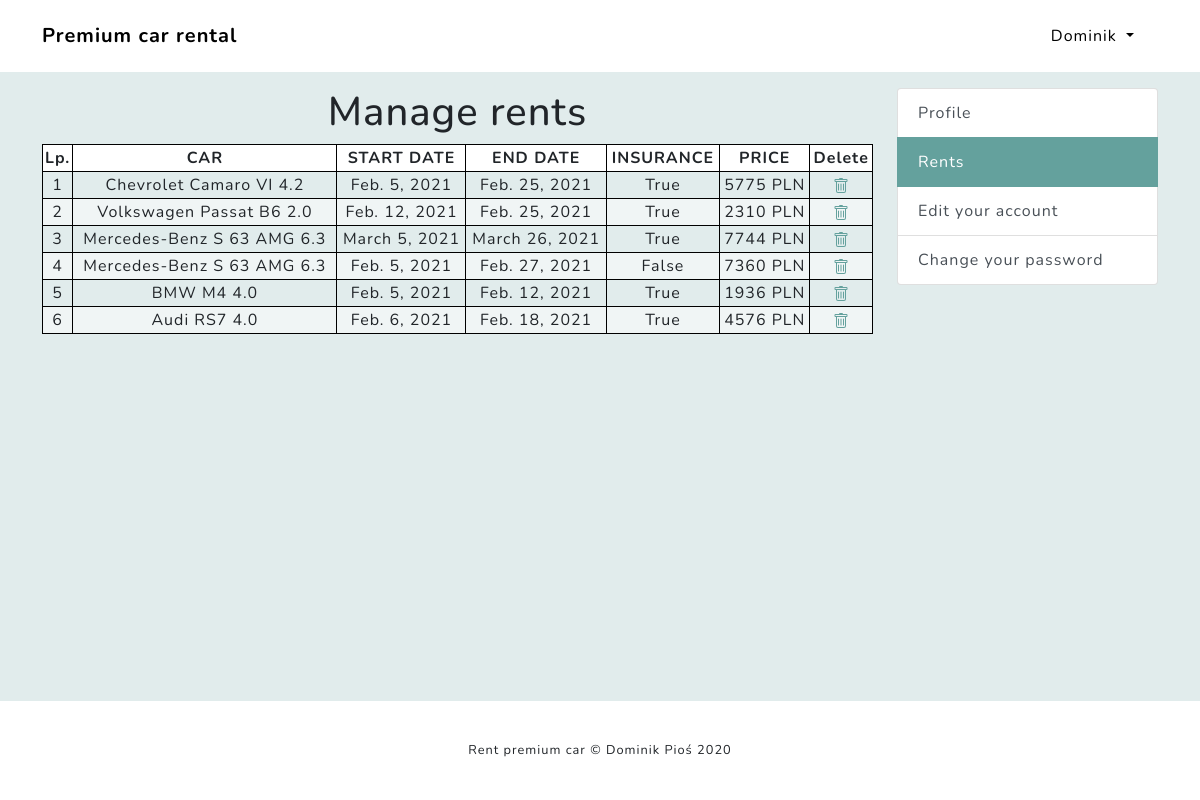
Screenshot of /rents/ (signed in) with the database file from the repository.
### rents/models.py (models this page shows, shortened)
class Rent(models.Model):
	user 					= models.ForeignKey(User, on_delete=models.CASCADE)
	car 					= models.ForeignKey(Car, on_delete=models.CASCADE)
	rent_starts				= models.DateField()
	rent_ends				= models.DateField()
	additional_insurance	= models.BooleanField(default=False)
	price					= models.IntegerField()

### cars/models.py (models this page shows)
class Car(models.Model):
	brand					= models.CharField(max_length=40)
	model 					= models.CharField(max_length=40)
	generation				= models.CharField(max_length=10, null=True, blank=True)
	year_of_production		= models.IntegerField()
	fuel_type				= models.CharField(max_length=40)
	engine					= models.CharField(max_length=10)
	hourse_power			= models.CharField(max_length=10, default='0 hp')
	body_type				= models.CharField(max_length=40)
	seats					= models.IntegerField(default=5)
	doors					= models.IntegerField(default=5)
	acceleration 			= models.CharField(max_length=10)
	max_speed				= models.CharField(max_length=10)
	image					= models.ImageField(upload_to='carimages/')
	to_rent					= models.BooleanField(default=False)
	other_info				= models.TextField(blank=True)
	price					= models.IntegerField()
	class Meta:
		ordering = ('brand',)
	def __str__(self):
		return "{0} {1} {2} {3}".format(self.brand, self.model, self.generation, self.engine)

### userprofile/views.py (the view)
# urls.py: path('rents/', RentsView.as_view(), name='rents'),
@method_decorator(login_required, name='dispatch')
class RentsView(View):
	template_name = 'rents.html'
	rents = None
	context = {
		'active_rents': 'active',
		'title': 'Rents',
	}
	def get(self, request):
		user = request.user
		user_id = user.id
		self.rents = Rent.objects.all().filter(user=user_id)
		self.context['rents'] = list(self.rents)
		return render(request, self.template_name, self.context)

### userprofile/templates/rents.html (shortened to what this page needs)
{% extends 'profileBase.html' %}
{% block content %}
						<div class="all">
							<div class="banner">
								<h1 style="display: inline-block;">Manage rents</h1>
							</div>
							<div class="rest">
								<table id="cars_table">
									<tr>
										<th>Lp.</th>
										<th>CAR</th>
										<th>START DATE</th>
										<th>END DATE</th>
										<th>INSURANCE</th>
										<th>PRICE</th>
										<th>Delete</th>
									</tr>
									{% for rent in rents %}
									<tr>
										<td>{{ forloop.counter }}</td>
										<td>{{ rent.car }}</td>
										<td>{{ rent.rent_starts }}</td>
										<td>{{ rent.rent_ends }}</td>
										<td>{{ rent.additional_insurance }}</td>
										<td>{{ rent.price }} PLN</td>
										<td><a href="/rent_delete/{{ rent.id }}"></a></td>
									</tr>
									{% endfor %}
								</table>
							</div>
						</div><br><br><br><br><br><br>
{% endblock content %}

### templates/navbar.html (shortened to what this page needs)
        <nav class="navbar navbar-expand-lg navbar-light fixed-top navbar-shrink" id="mainNav">
            <div class="container">
                <a class="navbar-brand js-scroll-trigger" href="{% url 'home' %}">Premium car rental</a>
                <div class="collapse navbar-collapse" id="navbarResponsive">
                    <ul class="navbar-nav ml-auto">
                        {% if not user.is_authenticated %}
                        <li class="nav-item"><a class="nav-link" href="{% url 'login' %}">Login</a></li>
                        {% elif user.is_authenticated %}
                        <div class="dropdown show">
                            <a class="nav-link dropdown-toggle" role="button" id="dropdownMenuLink" data-toggle="dropdown" aria-haspopup="true" aria-expanded="false">
                                {{ user.first_name }}
                            </a>
                        </div>
                        {% endif %}
                    </ul>
                </div>
            </div>
        </nav>

### static/css/style.css (style rules this page uses)
html, body { height: 100%; background-color: rgba(100, 161, 157, 0.1); }

### userprofile/templates/rents.html (style rules this page uses)
.all { width: 100%; height: 100%; padding-bottom: 100px; }
.banner { float: left; width: 100%; text-align: center; }
.rest { float: left; width: 100%; }
table { border: 1px solid black; width: 100%; text-align: center; }
th { background-color: white; border: 1px solid black; }
td { border: 1px solid black; }
tr:nth-child(odd) { background-color: rgba(255, 255, 255, 0.5); }

### rows the page displays
Rent: car "Chevrolet Camaro VI 4.2", rent_starts "Feb. 5, 2021", rent_ends "Feb. 25, 2021", additional_insurance "True", price "5775"
Rent: car "Volkswagen Passat B6 2.0", rent_starts "Feb. 12, 2021", rent_ends "Feb. 25, 2021", additional_insurance "True", price "2310"
Rent: car "Mercedes-Benz S 63 AMG 6.3", rent_starts "March 5, 2021", rent_ends "March 26, 2021", additional_insurance "True", price "7744"
Rent: car "Mercedes-Benz S 63 AMG 6.3", rent_starts "Feb. 5, 2021", rent_ends "Feb. 27, 2021", additional_insurance "False", price "7360"
Rent: car "BMW M4 4.0", rent_starts "Feb. 5, 2021", rent_ends "Feb. 12, 2021", additional_insurance "True", price "1936"
Rent: car "Audi RS7 4.0", rent_starts "Feb. 6, 2021", rent_ends "Feb. 18, 2021", additional_insurance "True", price "4576"

### other values shown
{{ user.first_name }} "Dominik"
